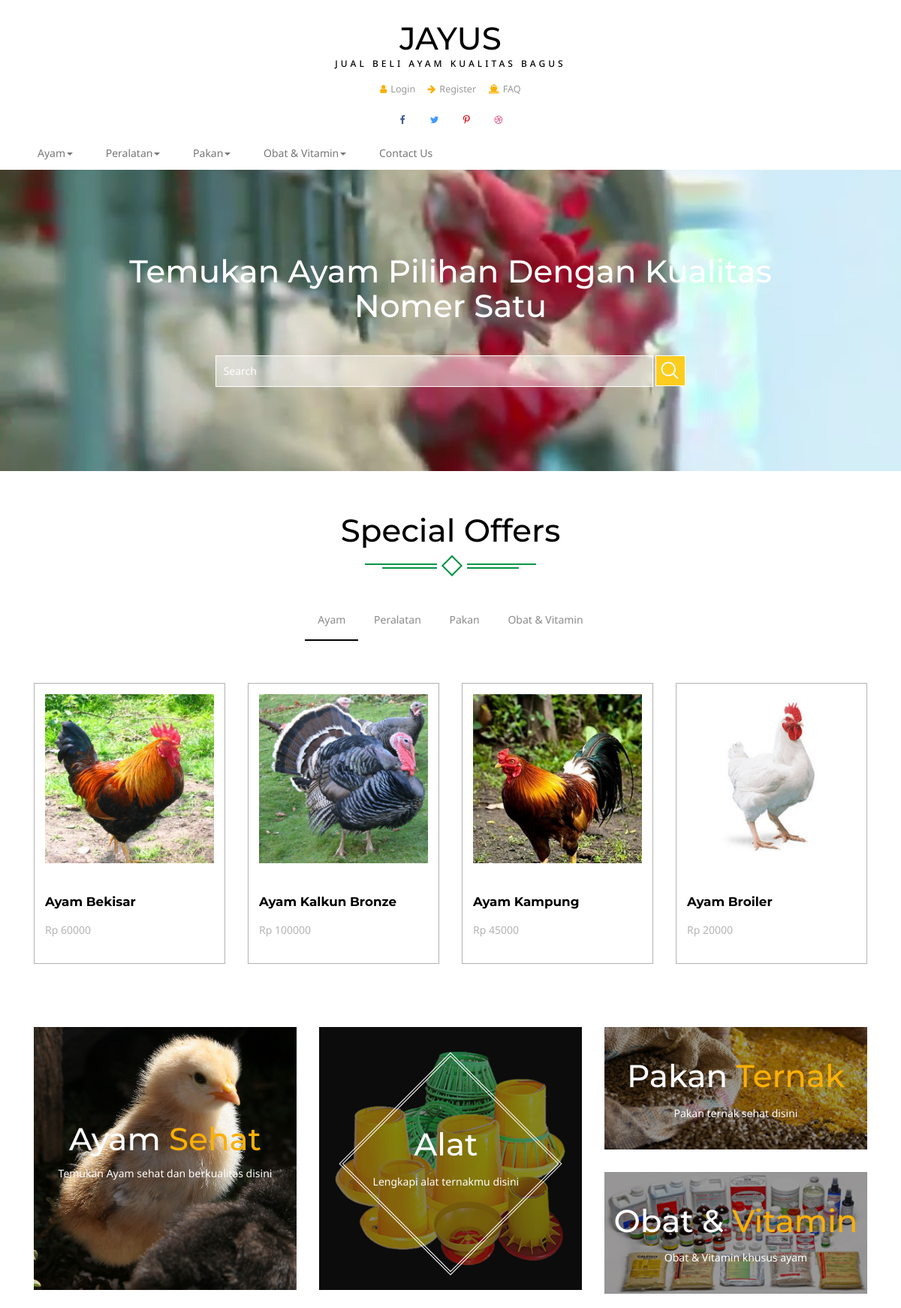
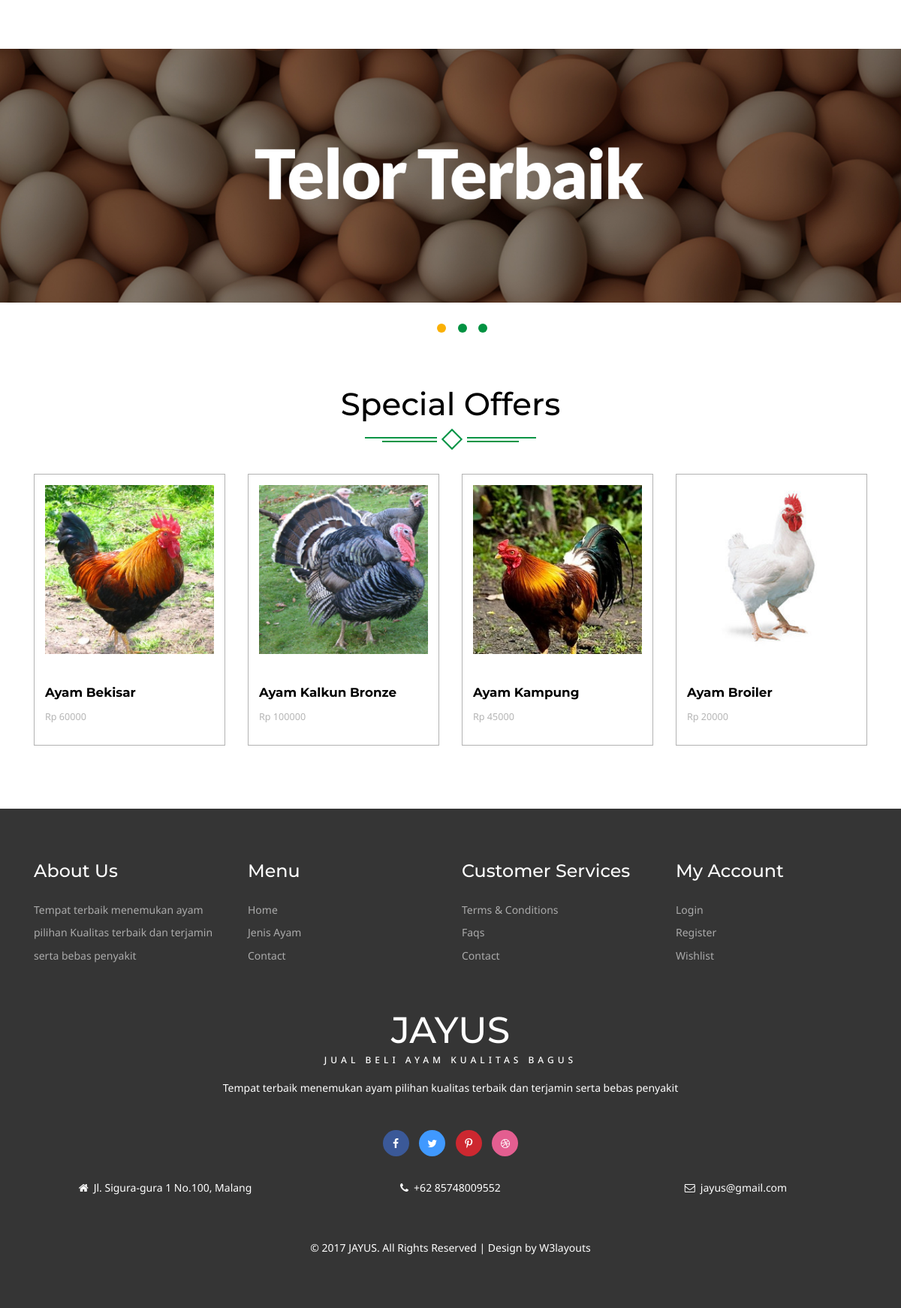
Page /index.php/home on the committed database (2 pictures, top to bottom).
### tables this page shows
CREATE TABLE `iklan` (
  `id_iklan` int(11) NOT NULL,
  `id_member` int(11) NOT NULL,
  `judul_iklan` varchar(50) NOT NULL,
  `detail_iklan` varchar(200) NOT NULL,
  `no_hp_iklan` varchar(12) NOT NULL,
  `kategori` varchar(40) NOT NULL,
  `harga` int(12) NOT NULL,
  `status` varchar(20) NOT NULL DEFAULT 'Not Verified',
  `img1` varchar(30) NOT NULL,
  `img2` varchar(30) NOT NULL,
  `img3` varchar(30) NOT NULL
);

### application/controllers/home.php (called while the page is built, shortened)
<?php
class Home extends CI_Controller{
    function __construct(){
        $this->load->model('m_home');
    }
    function index()
    {
       $this->iklan['hasil']= $this->m_home->selectIklan('iklan');
        $this->iklan['all']= $this->m_home->selectIklan('iklan');
       $this->load->view('v_home', $this->iklan);
    }
}

### index.php (called while the page is built, shortened)
<?php
require_once BASEPATH.'core/CodeIgniter.php';

### application/models/m_home.php (called while the page is built, shortened)
<?php
class M_home extends CI_Model{
	function selectIklan($table)
	{
		$this->db->order_by('rand()');
    	$this->db->limit(4);
    	$query = $this->db->get_where($table,array('status'=>"Verified"));
    	return $query->result_array();
	}
}

### application/views/v_home.php (the view, shortened to what this page needs)
<!DOCTYPE html>
<html>
<head>
<link href="<?php echo base_url('assets/css/bootstrap.css')?>" rel='stylesheet' type='text/css' />
<link href="<?php echo base_url('assets/css/style.css')?>" rel='stylesheet' type='text/css' />
<link href="<?php echo base_url('assets/css/font-awesome.css')?>" rel="stylesheet">
</head>
<body>
<?php
	include 'header.php';
?>
<div data-vide-bg="<?php echo base_url('video/video2')?>">
    <div class="container">
		<div class="banner-info">
			<h3>Temukan Ayam Pilihan Dengan Kualitas Nomer Satu</h3>
			<div class="search-form">
				<form action="home/search" method="post">
					<input type="text" placeholder="Search" name="search">
					<input type="submit" value=" " >
				</form>
			</div>
		</div>
    </div>
</div>
<div class="content-top ">
	<div class="container ">
		<div class="spec ">
			<h3>Special Offers</h3>
			<div class="ser-t">
				<span><i></i></span>
			</div>
		</div>
			<div class="tab-head ">
				<nav class="nav-sidebar">
					<ul class="nav tabs ">
					  <li class="active"><a href="#tab1" data-toggle="tab">Ayam</a></li>
					  <li class=""><a href="#tab2" data-toggle="tab">Peralatan</a></li>
					  <li class=""><a href="#tab3" data-toggle="tab">Pakan</a></li>
					  <li class=""><a href="#tab4" data-toggle="tab">Obat & Vitamin</a></li>
					</ul>
				</nav>
				<div class=" tab-content tab-content-t ">
					<div class="tab-pane active text-style" id="tab1">
						<div class=" con-w3l">
					<?php foreach($hasil as $i){
		?>
						<div class='col-md-3 m-wthree'>
								<div class='col-m'>
										<img src='<?php echo base_url('assets/')?><?php echo $i['img1'] ?>' class='img-responsive' alt=''>
									<div class='mid-1'>
										<div class='women'>
											<h6><b><a href='home/produk/<?php echo $i['id_iklan'] ?>'><?php echo $i['judul_iklan'] ?></a></b></h6>
										</div>
										<div class='mid-2'>
											<p><em class='item_price'>Rp <?php echo $i['harga'] ?></em></p>
											<div class='clearfix'></div>
										</div>
									</div>
								</div>
							</div>
						<?php } ?>
							<div class="clearfix"></div>
						 </div>
					</div>
				</div>
			</div>
	</div>
	</div>
<div class="content-mid">
	<div class="container">
		<div class="col-md-4 m-w3ls">
			<div class="col-md1 ">
				<a href="kitchen.html">
					<img src="<?php echo base_url('assets/images/co1.jpg')?>" class="img-responsive img" alt="">
					<div class="big-sa">
						<h3>Ayam <span>Sehat</span></h3>
						<p>Temukan Ayam sehat dan berkualitas disini</p>
					</div>
				</a>
			</div>
		</div>
		<div class="col-md-4 m-w3ls1">
			<div class="col-md ">
				<a href="hold.html">
					<img src="<?php echo base_url('assets/images/co.jpg')?>" class="img-responsive img" alt="">
					<div class="big-sale">
						<div class="big-sale1">
							<h3>Alat</h3>
							<p>Lengkapi alat ternakmu disini </p>
						</div>
					</div>
				</a>
			</div>
		</div>
		<div class="col-md-4 m-w3ls">
			<div class="col-md2 ">
				<a href="kitchen.html">
					<img src="<?php echo base_url('assets/images/co2.jpg')?>" class="img-responsive img1" alt="">
					<div class="big-sale2">
						<h3>Pakan <span>Ternak</span></h3>
						<p>Pakan ternak sehat disini</p>
					</div>
				</a>
			</div>
			<div class="col-md3 ">
				<a href="hold.html">
					<img src="<?php echo base_url('assets/images/co3.jpg')?>" class="img-responsive img1" alt="">
					<div class="big-sale3">
						<h3>Obat & <span>Vitamin</span></h3>
						<p>Obat & Vitamin khusus ayam</p>
					</div>
				</a>
			</div>
		</div>
	</div>
</div>
    <div id="myCarousel" class="carousel slide" data-ride="carousel">
      <ol class="carousel-indicators">
        <li data-target="#myCarousel" data-slide-to="0" class="active"></li>
        <li data-target="#myCarousel" data-slide-to="1"></li>
        <li data-target="#myCarousel" data-slide-to="2"></li>
      </ol>
      <div class="carousel-inner" role="listbox">
        <div class="item active">
         <a href="kitchen.html"> <img class="first-slide" src="<?php echo base_url('assets/images/ba1.jpg')?>" alt="First slide"></a>
        </div>
      </div>
    </div>
	<div class="product">
		<div class="container">
			<div class="spec ">
				<h3>Special Offers</h3>
				<div class="ser-t">
					<span><i></i></span>
				</div>
			</div>
				<div class=" con-w3l">
				<?php foreach($all as $i){
		?><div class='col-md-3 m-wthree'>
								<div class='col-m'>
										<img src='<?php echo base_url('assets/')?><?php echo $i['img1'] ?>' class='img-responsive' alt=''>
									<div class='mid-1'>
										<div class='women'>
											<h6><b><a href='home/produk/<?php echo $i['id_iklan'] ?>'><?php echo $i['judul_iklan'] ?></a></b></h6>
										</div>
										<div class='mid-2'>
											<p><em class='item_price'>Rp <?php echo $i['harga'] ?></em></p>
											<div class='clearfix'></div>
										</div>
									</div>
								</div>
							</div>
						<?php } ?>
		</div>
	</div>
	</div>
<?php
	include 'footer.php';
?>
</body>
</html>

### rows in the picture
iklan: img1 (picture), judul_iklan "Ayam Bekisar", harga "60000"
iklan: img1 (picture), judul_iklan "Ayam Kalkun Bronze", harga "100000"
iklan: img1 (picture), judul_iklan "Ayam Kampung", harga "45000"
iklan: img1 (picture), judul_iklan "Ayam Broiler", harga "20000"
